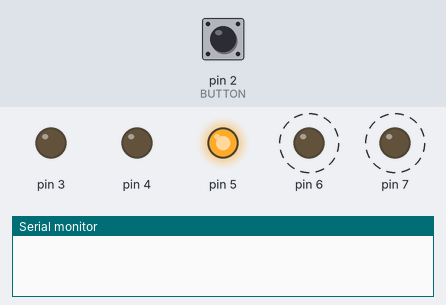
Simulated run of this sketch. Board: Arduino Uno, built with avr-gcc and run on an emulated ATmega328P. Parts: output pins drawn as LEDs (lit = HIGH), the last lines printed to the serial monitor. Dashed ring = blinking. Inputs (shaded band) come from the test bench; at power-on: pin 2 (BUTTON) LOW.

Above: at 1.25 s.
1.3 s: pin 2 (BUTTON) pulled HIGH for 0.15 s
At 1.5 s:
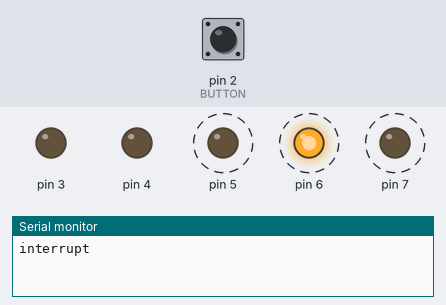
At 2.29 s:
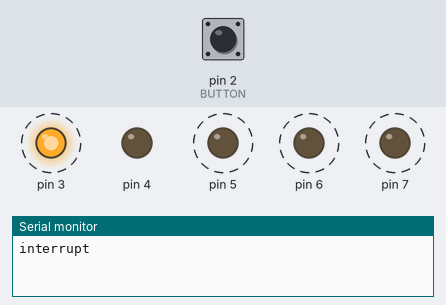
Timing chart, 0 to 10.4 s (numbered marks = the images above; inputs shaded):
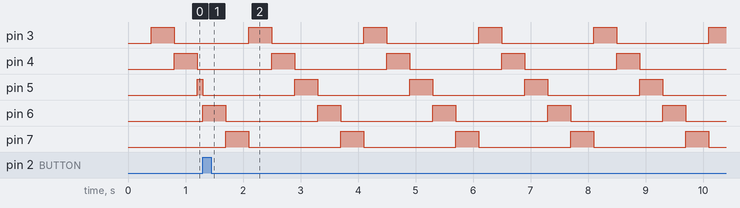

The sketch:

test_4.ino
```cpp
#define LED_START 3
#define LED_END 7
#define BUTTON 2

volatile bool reverse = false;
volatile bool interruptFlag = false;

unsigned long previousMillis = 0;
const int interval = 400;

void setup() {
    Serial.begin(9600);

    for (int i = LED_START; i <= LED_END; i++) {
        pinMode(i, OUTPUT);
    }

    pinMode(BUTTON, INPUT);
    attachInterrupt(digitalPinToInterrupt(BUTTON), changeDirection, RISING);
}

void loop() {
    unsigned long currentMillis = millis();

    if (interruptFlag) {
        interruptFlag = false;
        reverse = !reverse;
    }

    if (currentMillis - previousMillis >= interval) {
        previousMillis = currentMillis;

        if (reverse) {
            for (int i = LED_END; i >= LED_START; i--) {
                if (interruptFlag) {
                    interruptFlag = false;
                    break;
                }
                digitalWrite(i, HIGH);
                unsigned long ledMillis = millis();
                while (millis() - ledMillis < interval) {
                    if (interruptFlag) {
                        interruptFlag = false;
                        break;
                    }
                }
                digitalWrite(i, LOW);
            }
        } else {
            for (int i = LED_START; i <= LED_END; i++) {
                if (interruptFlag) {
                    interruptFlag = false;
                    break;
                }
                digitalWrite(i, HIGH);
                unsigned long ledMillis = millis();
                while (millis() - ledMillis < interval) {
                    if (interruptFlag) {
                        interruptFlag = false;
                        break;
                    }
                }
                digitalWrite(i, LOW);
            }
        }
    }
}

void changeDirection() {
    Serial.println("interrupt");
    interruptFlag = true;
}
```

Measured:
- by itself, pin 3–7: alternates HIGH for 0.40 s and LOW for 1.6 s
